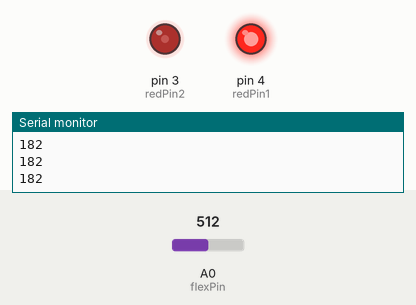
A sketch run on a simulated Arduino Uno, built with avr-gcc and run on an emulated ATmega328P. Shown: output pins drawn as LEDs (lit = HIGH), the last lines printed to the serial monitor. The test bench sets the inputs (shaded band); at power-on: A0 (flexPin) = 512.

Above: at 1.2 s.
1.3 s: A0 (flexPin) set to 716
At 1.6 s:
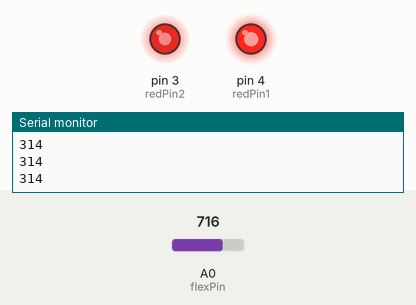
2.8 s: A0 (flexPin) set to 306
At 4.0 s:
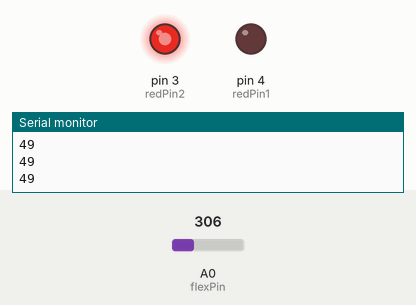
4.3 s: A0 (flexPin) set to 122
At 5.1 s:
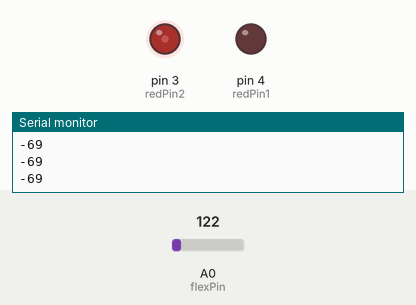
5.8 s: A0 (flexPin) set to 0
At 6.4 s:
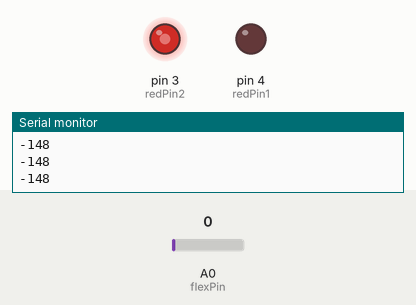
Timing chart, 0 to 8.3 s (numbered marks = the images above; inputs shaded):
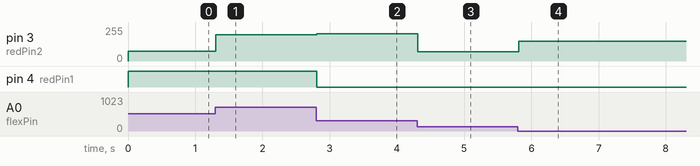

Measured:
- after the input at 1.3 s, pin 3 (redPin2): 73/255 → 197/255 at once
- after the input at 2.8 s, pin 3 (redPin2): 197/255 → 206/255 at once; pin 4 (redPin1): HIGH → LOW at once
- after the input at 4.3 s, pin 3 (redPin2): 206/255 → 68/255 at once
- after the input at 5.8 s, pin 3 (redPin2): 68/255 → 147/255 at once

The sketch:

Ej7.ino
```cpp
#define redPin1 4
#define redPin2 3
#define flexPin A0
int resistorValue;

void setup()
{
  Serial.begin(9600);
  pinMode(redPin1, OUTPUT);
  pinMode(redPin2, OUTPUT);
  pinMode(flexPin, INPUT);
}

void loop()
{
  //230 es el valor obtenido al aplicar fuerza hasta los 180°
  //624 es el valor obtenido al no aplicar fuerza sobre el flex (0°)
  resistorValue = map(analogRead(flexPin), 230, 624, 0, 255);

  Serial.println(resistorValue);

  analogWrite(redPin1, resistorValue);
  analogWrite(redPin2, 255-resistorValue);
}
```
